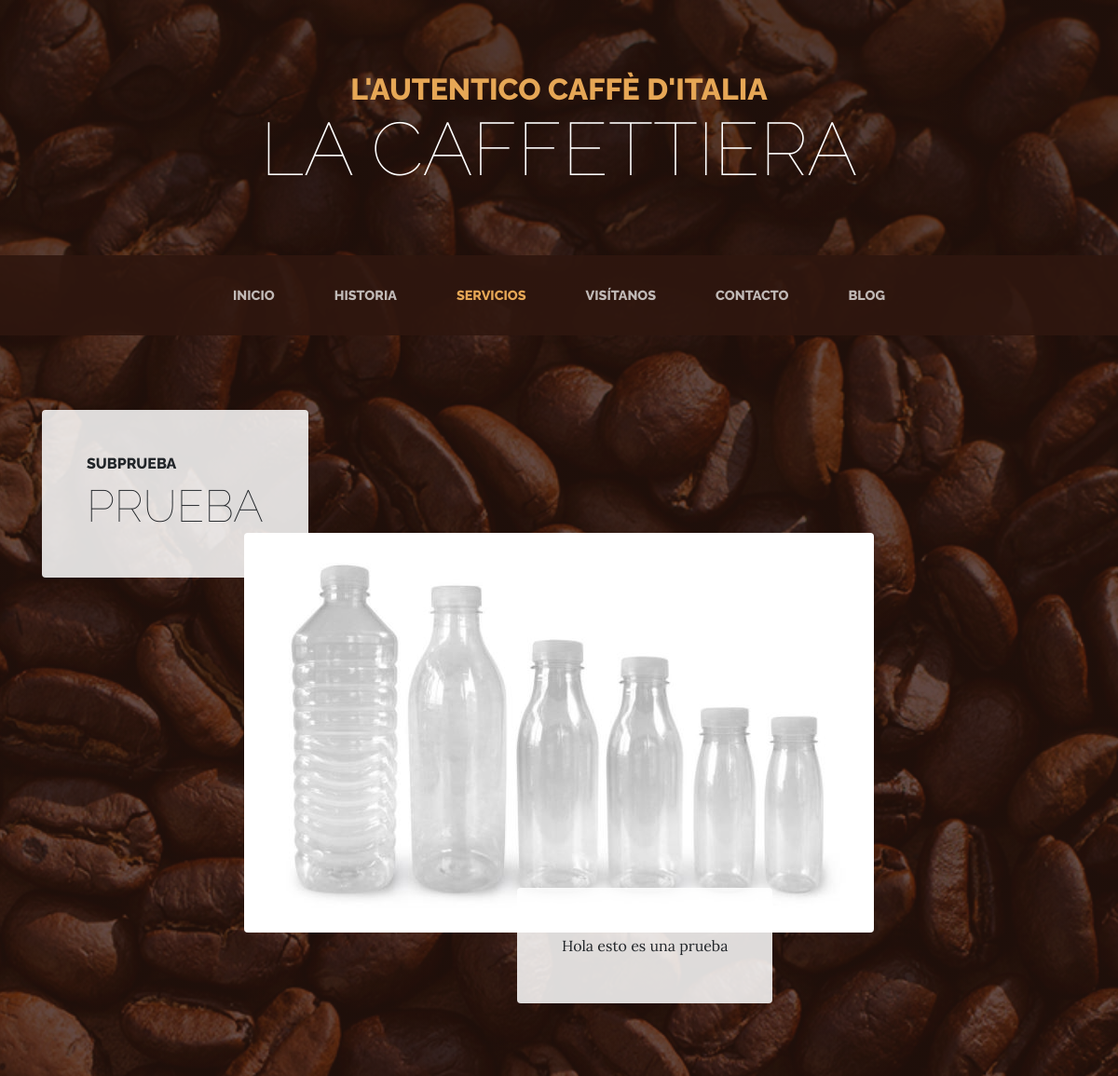
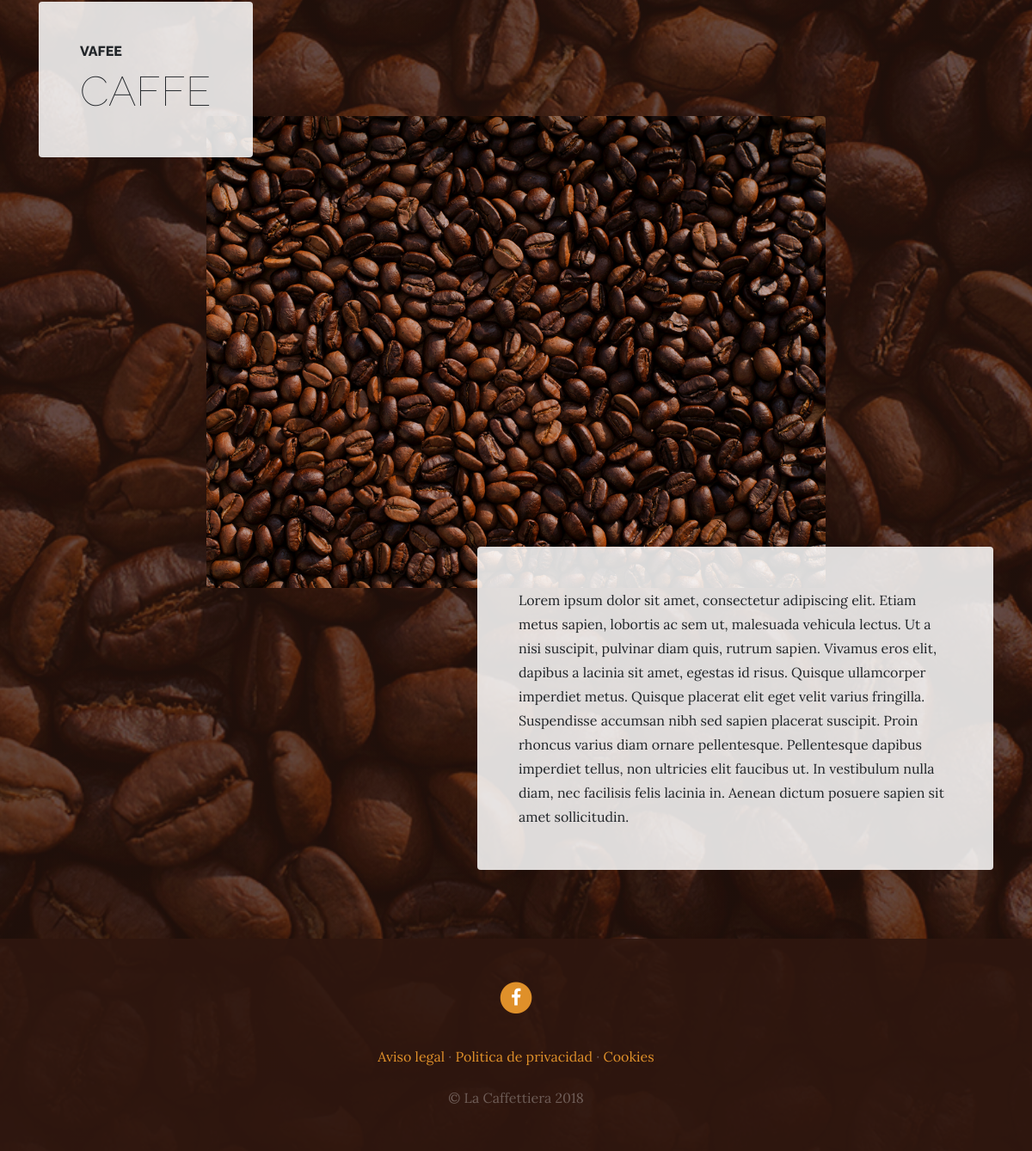
Page /services/ on the committed database (2 pictures, top to bottom).
### services/models.py (models this page shows, shortened)
class Service(models.Model):
    title = models.CharField(max_length=200,verbose_name="Titulo")
    subtitle = models.CharField(max_length=200,verbose_name="Subtitulo")
    content=models.TextField(verbose_name="Contenido")
    image = models.ImageField(verbose_name="Imagen", upload_to="services")
    created=models.DateTimeField(auto_now_add=True,verbose_name="Fecha de creación")
    updated=models.DateTimeField(auto_now=True,verbose_name="Fecha de edición")
    class Meta:
        verbose_name="servicio"
        verbose_name_plural="servicios"
        ordering=['-created']

### pages/models.py (models this page shows, shortened)
class Page(models.Model):
    title=models.CharField(verbose_name="Título",max_length=200)
    content=RichTextField(verbose_name="Contenido")
    order=models.SmallIntegerField(verbose_name="Orden",default=0)
    created=models.DateTimeField(auto_now_add=True,verbose_name="Fecha de creacion")
    updated=models.DateTimeField(auto_now=True,verbose_name="Fecha de edicion")
    class Meta:
        verbose_name="página"
        verbose_name_plural="paginas"
        ordering=['order','title']

### services/views.py (the view)
# urls.py: path('',views.services,name="services"),
def services (request):
    services = Service.objects.all()
    return render(request,"services/services.html", {'services':services})

### pages/templatetags/pages_extras.py (called while the page is built)
@register.simple_tag
def get_page_list():
    pages=Page.objects.all()
    return pages

### social/processors.py (called while the page is built)
def ctx_dict(request):
    ctx={}
    links = Link.objects.all()
    for link in links:
        ctx[link.key]=link.url
    return ctx

### services/templates/services/services.html (shortened to what this page needs)
{% extends 'core/base.html' %}
{% load static %}
{% block content %}
{% for service in services  %}
  <section class="page-section">
    <div class="container">
      <div class="product-item">
        <div class="product-item-title d-flex">
          <div class="bg-faded p-5 d-flex mr-auto rounded">
            <h2 class="section-heading mb-0">
              <span class="section-heading-upper">{{service.subtitle}}</span>
              <span class="section-heading-lower">{{service.title}}</span>
            </h2>
          </div>
        </div>
        <img class="product-item-img mx-auto d-flex rounded img-fluid mb-3 mb-lg-0" src="{{service.image.url}}" alt="">
        <div class="product-item-description d-flex ml-auto">
          <div class="bg-faded p-5 rounded">
            <p class="mb-0">{{service.content}}</p>
          </div>
        </div>
      </div>
    </div>
  </section>
{% endfor %}
{% endblock %}

### core/templates/core/base.html (shortened to what this page needs)
<!DOCTYPE html>
<html lang="es">
  <head>
    {% load static %}
    <link href="{% static 'core/vendor/bootstrap/css/bootstrap.min.css' %}" rel="stylesheet">
    <link href="{% static 'core/vendor/font-awesome/css/font-awesome.min.css' %}" rel="stylesheet" type="text/css">
    <link href="{% static 'core/css/business-casual.css' %}" rel="stylesheet">
  </head>
  <body>
    <h1 class="site-heading text-center text-white d-none d-lg-block">
      <span class="site-heading-upper text-primary mb-3">L'autentico caffè d'italia</span>
      <span class="site-heading-lower">La Caffettiera</span>
    </h1>
    <nav class="navbar navbar-expand-lg navbar-dark py-lg-4" id="mainNav">
      <div class="container">
        <div class="collapse navbar-collapse" id="navbarResponsive">
          <ul class="navbar-nav mx-auto">
            <li class="nav-item px-lg-4 {% if request.path == '/' %}active{% endif %}">
              <a class="nav-link text-uppercase text-expanded" href="{% url 'home' %}">Inicio</a>
            </li>
            <li class="nav-item px-lg-4 {% if request.path == '/about/' %}active{% endif %}">
              <a class="nav-link text-uppercase text-expanded" href="{% url 'about' %}">Historia</a>
            </li>
            <li class="nav-item px-lg-4 {% if request.path == '/services/' %}active{% endif %}">
              <a class="nav-link text-uppercase text-expanded" href="{% url 'services' %}">Servicios</a>
            </li>
            <li class="nav-item px-lg-4 {% if request.path == '/store/' %}active{% endif %}">
              <a class="nav-link text-uppercase text-expanded" href="{% url 'store' %}">Visítanos</a>
            </li>
            <li class="nav-item px-lg-4 {% if request.path == '/contact/' %}active{% endif %}">
              <a class="nav-link text-uppercase text-expanded" href="{% url 'contact' %}">Contacto</a>
            </li>
            <li class="nav-item px-lg-4 {% if request.path|slice:":6" == '/blog/' %}active{% endif %}">
              <a class="nav-link text-uppercase text-expanded" href="{% url 'blog' %}">Blog</a>
            </li>
          </ul>
        </div>
      </div>
    </nav>
    {% block content %} {% endblock %}
    <footer class="footer text-faded text-center py-5">
      <div class="container">
        <p class="m-0">
          {% if LINK_FACEBOOK %}
            <a href="{{LINK_FACEBOOK}}" class="link">
                <span class="fa-stack fa-lg">
                <i class="fa fa-circle fa-stack-2x"></i>
                <i class="fa fa-facebook fa-stack-1x fa-inverse"></i>
                </span>
            </a>
          {% endif %}
	      </p>
        <p class="m-0 mbt">
          {% load pages_extras %}
          {% get_page_list as page_list %}
          {% for page in page_list %}
            <a href="{% url 'page' page.id page.title|slugify %}" class="link">{{page.title}}</a> {% if not forloop.last %}·{% endif %}
          {% endfor %}
        </p>
        <p class="m-0 mbt1">&copy; La Caffettiera 2018</p>
      </div>
	  </footer>
  </body>
</html>

### core/static/core/css/business-casual.css (style rules this page uses)
body { font-family: 'Lora'; background: linear-gradient(rgba(47, 23, 15, 0.65), rgba(47, 23, 15, 0.65)), url("../img/bg.jpg"); background-attachment: fixed; background-position: center; background-size: cover; }
h1, h2, h3, h4, h5, h6 { font-family: 'Raleway'; }
p { line-height: 1.75; }
.text-faded { color: rgba(255, 255, 255, 0.3); }
.site-heading { margin-top: 5rem; margin-bottom: 5rem; text-transform: uppercase; line-height: 1; font-family: 'Raleway'; }
.site-heading .site-heading-upper { display: block; font-size: 2rem; font-weight: 800; }
.site-heading .site-heading-lower { font-size: 5rem; font-weight: 100; line-height: 4rem; }
.page-section { margin-top: 5rem; margin-bottom: 5rem; }
.section-heading { text-transform: uppercase; }
.section-heading .section-heading-upper { display: block; font-size: 1rem; font-weight: 800; padding-bottom:.5rem; }
.section-heading .section-heading-lower { display: block; font-size: 3rem; font-weight: 100; }
.bg-faded { background-color: rgba(255, 255, 255, 0.85); }
#mainNav { background-color: rgba(47, 23, 15, 0.9); font-family: 'Raleway'; }
#mainNav .navbar-nav .nav-item .nav-link { color: rgba(255, 255, 255, 0.7); font-weight: 800; }
#mainNav .navbar-nav .nav-item.active .nav-link { color: #e6a756; }
@media (min-width: 992px) { #mainNav .navbar-nav .nav-item .nav-link { font-size: 0.9rem; } }
@media (min-width: 992px) { .product-item .product-item-title { position: relative; z-index: 1; margin-bottom: -3rem; } }
@media (min-width: 992px) { .product-item .product-item-img { position: relative; z-index: 0; max-width: 60vw; } }
@media (min-width: 992px) { .product-item .product-item-description { position: relative; z-index: 1; margin-top: -3rem; max-width: 50vw; } }
.footer { background-color: rgba(47, 23, 15, 0.9); }
.text-primary { color: #e6a756 !important; }
.mbt { padding-top: 2rem; }
.mbt1 { padding-top: 1.25rem; }
a.link { color: #df902a; }

### rows in the picture
Service: subtitle "SUBPRUEBA", title "PRUEBA", image (picture), content "Hola esto es una prueba"
Service: subtitle "VAFEE", title "CAFFE", image (picture), content "Lorem ipsum dolor sit amet, consectetur adipiscing elit. Etiam metus sapien, lobortis ac sem ut, malesuada vehicula lectus. Ut a nisi suscipit, pulvinar diam quis, rutrum sapien. Vivamus eros elit, dapibus a lacinia sit amet, egestas id risus. Quisque ullamcorper imperdiet metus. Quisque placerat elit eget velit varius fringilla. Suspendisse accumsan nibh sed sapien placerat suscipit. Proin rhoncus varius diam ornare pellentesque. Pellentesque dapibus imperdiet tellus, non ultricies elit faucibus ut. In vestibulum nulla diam, nec facilisis felis lacinia in. Aenean dictum posuere sapien sit amet sollicitudin."
Page: title "Aviso legal"
Page: title "Politica de privacidad"
Page: title "Cookies"
